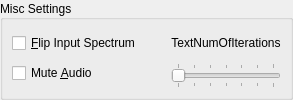
         <widget class="QGroupBox" name="GroupBoxMiscSettings">
          <property name="sizePolicy">
           <sizepolicy hsizetype="Minimum" vsizetype="Minimum">
            <horstretch>0</horstretch>
            <verstretch>0</verstretch>
           </sizepolicy>
          </property>
          <property name="title">
           <string>Misc Settings</string>
          </property>
          <property name="alignment">
           <set>Qt::AlignLeading|Qt::AlignLeft|Qt::AlignVCenter</set>
          </property>
          <layout class="QHBoxLayout" name="_23">
           <property name="spacing">
            <number>30</number>
           </property>
           <property name="margin">
            <number>9</number>
           </property>
           <item>
            <layout class="QVBoxLayout" name="_24">
             <property name="spacing">
              <number>6</number>
             </property>
             <property name="margin">
              <number>0</number>
             </property>
             <item>
              <widget class="QCheckBox" name="CheckBoxFlipSpec">
               <property name="text">
                <string>&amp;Flip Input Spectrum</string>
               </property>
              </widget>
             </item>
             <item>
              <widget class="QCheckBox" name="CheckBoxMuteAudio">
               <property name="text">
                <string>Mute &amp;Audio</string>
               </property>
              </widget>
             </item>
            </layout>
           </item>
           <item>
            <layout class="QVBoxLayout" name="_25">
             <property name="spacing">
              <number>6</number>
             </property>
             <property name="margin">
              <number>0</number>
             </property>
             <item>
              <widget class="QLabel" name="TextNumOfIterations">
               <property name="sizePolicy">
                <sizepolicy hsizetype="Minimum" vsizetype="Minimum">
                 <horstretch>0</horstretch>
                 <verstretch>0</verstretch>
                </sizepolicy>
               </property>
               <property name="text">
                <string>TextNumOfIterations</string>
               </property>
               <property name="alignment">
                <set>Qt::AlignCenter</set>
               </property>
               <property name="wordWrap">
                <bool>false</bool>
               </property>
              </widget>
             </item>
             <item>
              <widget class="QSlider" name="SliderNoOfIterations">
               <property name="sizePolicy">
                <sizepolicy hsizetype="Expanding" vsizetype="Fixed">
                 <horstretch>0</horstretch>
                 <verstretch>0</verstretch>
                </sizepolicy>
               </property>
               <property name="minimumSize">
                <size>
                 <width>100</width>
                 <height>0</height>
                </size>
               </property>
               <property name="maximum">
                <number>6</number>
               </property>
               <property name="pageStep">
                <number>1</number>
               </property>
               <property name="orientation">
                <enum>Qt::Horizontal</enum>
               </property>
               <property name="tickPosition">
                <enum>QSlider::TicksBothSides</enum>
               </property>
              </widget>
             </item>
            </layout>
           </item>
          </layout>
         </widget>
